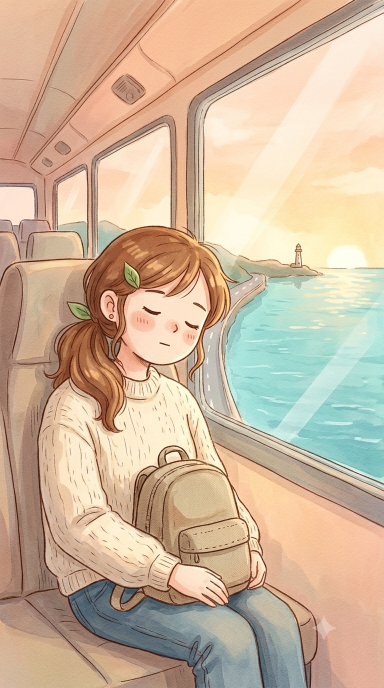
#> input picture docs/marketing/frames/story_n2_bus.png, 768 x 1376 px (shown at 1/2 size)
$ python -i make_story.py   (imports and definitions only)
#> lines starting #> are read from the running program, lines starting #| are printed output that depends on the picture
#> further down, picture is the input picture: PIL image 768x1376 RGBA; mean R, G, B, A 205.2, 181, 156.2, 255
"""Video kể chuyện 15s 9:16 "Cuốn sổ của bà" (vi / en): clip Veo, lời Mai, nhạc piano chậm.

Chạy: python tool/marketing/make_story.py [vi] [en]
Cần imageio-ffmpeg; nếu thiếu: python -m pip install --target tool/marketing/.pylib imageio-ffmpeg
Cảnh 4 dùng clips/story4_mai_baking_veo.mp4 nếu có (giây bắt đầu: biến môi trường BAKE_START, mặc định 4.0),
không có thì dùng tạm clip cupcake.
"""
import math
import os
import subprocess
import sys
import wave

HERE = os.path.dirname(os.path.abspath(__file__))
sys.path.insert(0, os.path.join(HERE, ".pylib"))
import imageio_ffmpeg
import numpy as np
from PIL import Image, ImageDraw, ImageFilter, ImageFont

ROOT = r"D:\flutter_app\cupcake app"
MK = os.path.join(ROOT, r"docs\marketing")
CLIPS = os.path.join(MK, "clips")
FRAMES = os.path.join(MK, "frames")
ASSETS = os.path.join(ROOT, "assets")
FONTS = os.path.join(ROOT, r"tool\screens\fonts")
# [1 line that did not run here, left out]
W, H, FPS, SR = 1080, 1920, 30, 48000
CREAM = (255, 244, 230)
INK = (90, 62, 54)
TOTAL = 15.0
XF = 0.4  # chồng mờ giữa hai cảnh

LINES = {
    "vi": ["Bà để lại cho mình\ncuốn sổ công thức này.",
           "Nhiều trang còn bỏ trống…\nnhưng mình không vội.",
           "Ông Hòa mang đến một trang\nbà gửi lại năm xưa.",
           "Mình làm lại chiếc bánh ấy,\ntheo nét chữ của bà.",
           "Từ hôm nay,\nmình sẽ viết tiếp."],
    "en": ["Grandma left me\nthis recipe book.",
           "Many pages are still blank…\nbut I'm in no hurry.",
           "Mr. Hoa brought a page\nGrandma left with him long ago.",
           "I baked it again,\nfollowing her handwriting.",
           "From today,\nI'll write the next page."],
}
# (loại, nguồn, giây bắt đầu trong nguồn, bắt đầu, kết thúc)
SEG = [("clip", "shot2_mai_veo.mp4", 0.4, 0.0, 3.5),
       ("clip", "shot2_mai_veo.mp4", 4.6, 3.5, 6.5),
       ("clip", "story3_hoa_page_veo.mp4", 2.0, 6.5, 9.5),
       ("clip", "story4_mai_baking_veo.mp4", float(os.environ.get("BAKE_START", "4.0")), 9.5, 12.5)
       if os.path.exists(os.path.join(CLIPS, "story4_mai_baking_veo.mp4"))
       else ("clip", "shot1_cupcake_veo.mp4", 0.3, 9.5, 12.5),
       ("clip", "story5_mai_evening_veo.mp4", float(os.environ.get("EVE_START", "3.6")), 12.5, 15.0)]

# Bản Seedance (mặc định khi đủ clip clips/story_s1_sd.mp4 … s5): cùng nét vẽ với phần mở đầu "về quê".
# Đặt VEO=1 để dùng lại các clip Veo ở trên.
SD = [("story_s1_sd.mp4", 1.5), ("story_s2_sd.mp4", 2.0), ("story_s3_sd.mp4", 1.5), ("story_s4_sd.mp4", 2.0),
      ("story_s5_sd.mp4", 0.2)]
if os.environ.get("VEO") != "1" and all(os.path.exists(os.path.join(CLIPS, f)) for f, _ in SD):
    SEG = [("clip", f, s0, a, b) for (f, s0), (_, _, _, a, b) in zip(SD, SEG)]

# Bản dài (STORY=25): thêm phần mở đầu "về quê" — văn phòng Hà Nội, xe khách, gác mái nhà bà.
# Mỗi cảnh dùng clip clips/story_nX.mp4 nếu đã có, chưa có thì dùng ảnh frames/story_nX_*.png chuyển động máy quay.
LONG = os.environ.get("STORY") == "25"
INTRO = [("n1", "story_n1_office.png", 3.5), ("n2", "story_n2_bus.png", 3.0), ("n3", "story_n3_attic.png", 3.5)]
OFF = sum(d for *_, d in INTRO) if LONG else 0.0
# [17 lines not run here, left out]


def font(name, size):
    return ImageFont.truetype(os.path.join(FONTS, name), size)


def crop916(img):
    img = img.convert("RGB")
    cw = round(img.height * W / H)
#> cw = 774
    x = (img.width - cw) // 2
#> x = -3
    return img.crop((x, 0, x + cw, img.height)).resize((W, H), Image.LANCZOS)
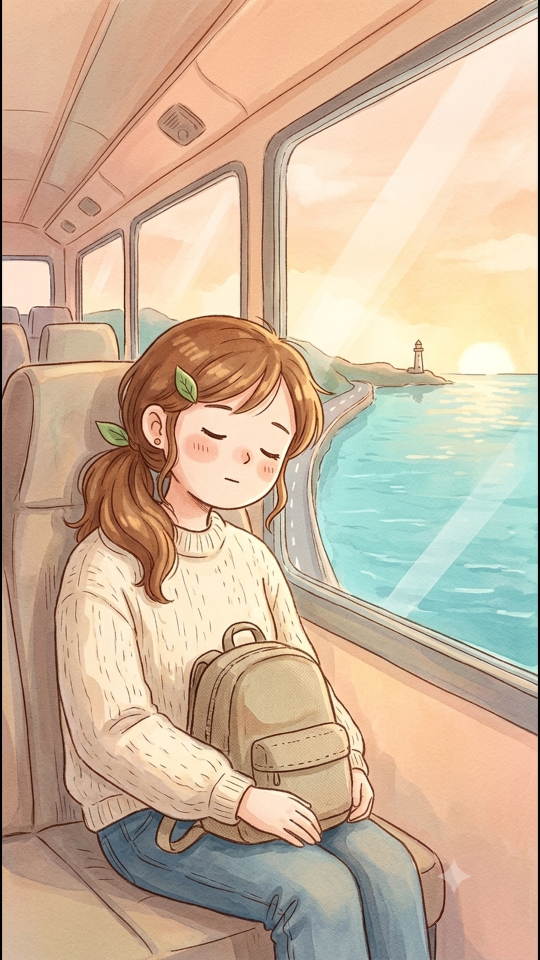
#> returned value: PIL image 1080x1920 RGB (shown at 1/2 size); mean R, G, B 203.6, 179.6, 155


# [4 lines left out: function sprite, not called in this run]


def put(canvas, spr, cx, bottom):
    canvas.alpha_composite(spr, (round(cx * W - spr.width / 2), round(bottom - spr.height)))


# [75 lines left out: functions paper, build_story3, build_story5, kenburns, diary, not called in this run]


TITLE = {  # Fredoka không có dấu tiếng Việt (ệ) nên dòng tiếng Việt dùng Nunito
    "vi": [("Tiệm bánh", "Nunito-w900.ttf", 66, 1420, (185, 128, 90)),
           ("Sugarleaf", "Fredoka-w600.ttf", 120, 1530, (244, 154, 176))],
    "en": [("Sugarleaf", "Fredoka-w600.ttf", 120, 1440, (244, 154, 176)),
           ("Bakery", "Fredoka-w600.ttf", 76, 1550, (185, 128, 90))],
}


# [12 lines left out: function title, not called in this run]


def smooth(x):
    x = max(0.0, min(1.0, x))
    return x * x * (3 - 2 * x)


# [127 lines left out: functions render_video, read_audio, tone, add, render_audio, main, not called in this run]


# [2 lines not run here, left out]

>>> from PIL import Image
>>> picture = Image.open('../../docs/marketing/frames/story_n2_bus.png')
>>> result = crop916(picture)
